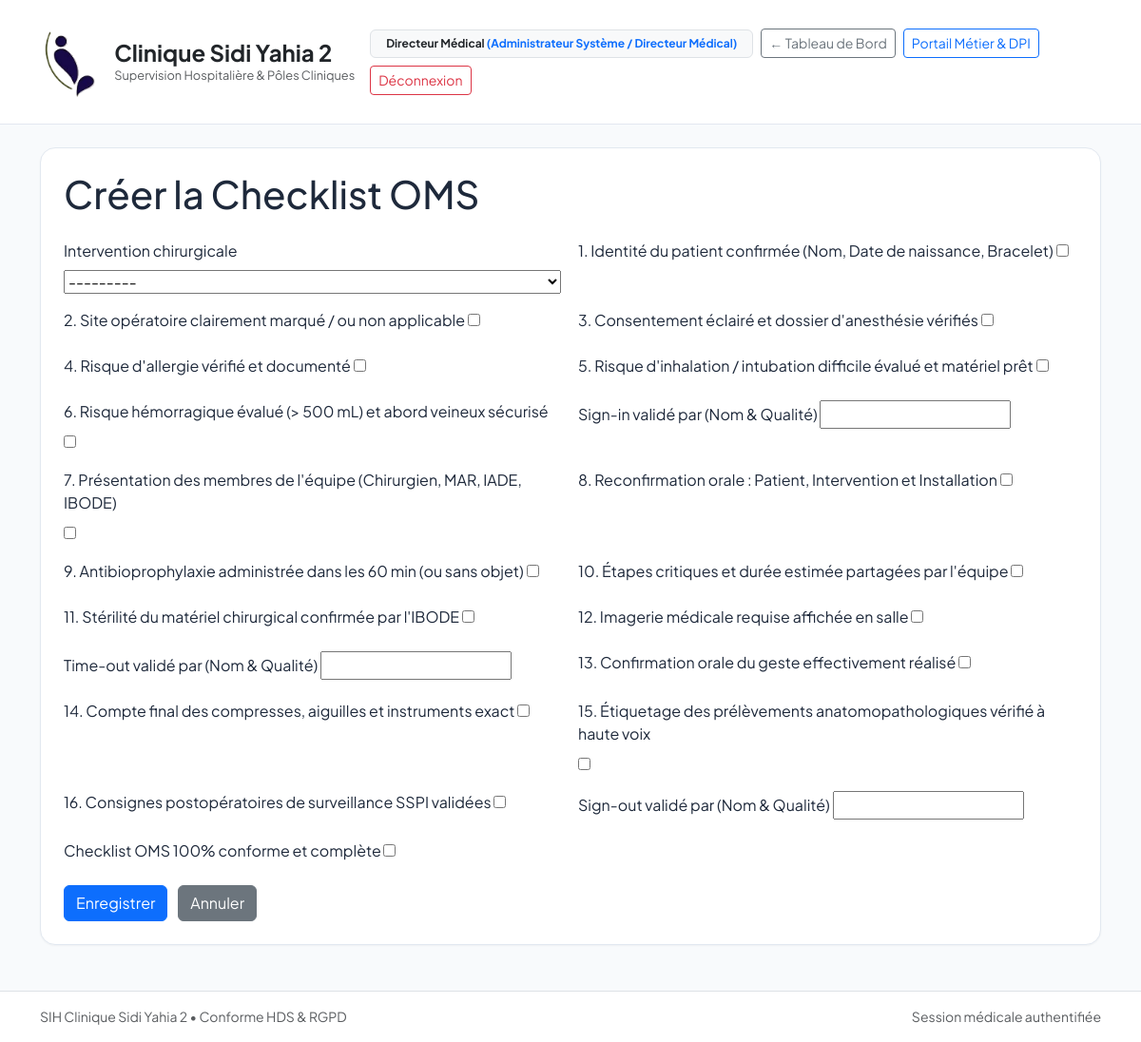
/chirurgie/checklist/1/create/ (signed in), run on the app's committed database.
### apps/core/models.py (models this page shows, shortened)
class CustomUser(AbstractUser):
    role = models.CharField(
        max_length=30,
        choices=UserRole.choices,
        default=UserRole.MEDECIN,
        verbose_name="Rôle hospitalier",
    )
    department = models.ForeignKey(
        Department,
        on_delete=models.PROTECT,
        null=True,
        blank=True,
        related_name="staff_members",
        verbose_name="Département d'affectation",
    )
    license_number = models.CharField(
        max_length=30,
        blank=True,
        verbose_name="Numéro RPPS / ADELI",
        help_text="Identifiant national des professionnels de santé",
    )
    phone_number = models.CharField(
        max_length=20,
        blank=True,
        verbose_name="Numéro de téléphone d'urgence / Bip",
    )
    class Meta:
        verbose_name = "Personnel Médical / Utilisateur"
        verbose_name_plural = "Personnel Médical / Utilisateurs"

### apps/chirurgie/views.py (the view, shortened to what this page needs)
# urls.py: path("checklist/<int:intervention_pk>/create/", views.ChecklistCreateView.as_view(), name="checklist_create"),
class ChecklistCreateView(LoginRequiredMixin, RoleRequiredMixin, CreateView):
    model = SafetyChecklistOMS
    fields = "__all__"
    template_name = "chirurgie/checklist_form.html"
    def dispatch(self, request, *args, **kwargs):
        self.intervention = SurgicalIntervention.objects.get(pk=kwargs["intervention_pk"])
        return super().dispatch(request, *args, **kwargs)

### apps/chirurgie/models.py (called while the page is built)
    def __str__(self) -> str:
        return f"{self.procedure_name} - {self.patient.last_name} ({self.scheduled_start.strftime('%d/%m/%Y %H:%M')})"

### apps/chirurgie/views.py (called while the page is built)
def user_has_chirurgien_or_medecin(user):
    return user.is_authenticated and (
        user.is_superuser or user.role in [UserRole.ADMIN, UserRole.CHIRURGIEN, UserRole.MEDECIN, UserRole.INFIRMIER]
    )

    def test_func(self):
        return user_has_chirurgien_or_medecin(self.request.user)

### apps/core/context_processors.py (called while the page is built)
def clinic_branding(request: HttpRequest) -> Dict[str, object]:
    info = get_clinic_parameters_dict()
    return {
        "CLINIC_LOGO_DATA_URI": get_clinic_logo_data_uri(),
        "CLINIC_INFO": info,
        "CLINIC_NAME": info["nom_clinique"],
        "CLINIC_ADDRESS": info["adresse_complete"],
        "CLINIC_PHONE": info["telephone"],
        "CLINIC_EMAIL": info["email"],
    }

### templates/chirurgie/checklist_form.html (shortened to what this page needs)
{% extends 'base.html' %}
{% load static %}
{% block content %}
<h1 class="mb-4">{% if view.object %}Modifier la Checklist OMS{% else %}Créer la Checklist OMS{% endif %}</h1>
<form method="post" class="needs-validation" novalidate>
  <div class="row g-3">
    {% for field in form %}
      <div class="col-md-6">
        <label class="form-label">{{ field.label }}</label>
        {{ field }}
      </div>
    {% endfor %}
  </div>
  <button type="submit" class="btn btn-primary mt-3">Enregistrer</button>
  <a href="{% if view.object %}{% url 'chirurgie:checklist_detail' view.object.pk %}{% else %}{% url 'chirurgie:intervention_detail' view.kwargs.intervention_pk %}{% endif %}" class="btn btn-secondary mt-3 ms-2">Annuler</a>
</form>
{% endblock %}

### templates/base.html (shortened to what this page needs)
<!DOCTYPE html>
<html lang="fr">
<head>
    <link href="https://cdn.jsdelivr.net/npm/bootstrap@5.3.3/dist/css/bootstrap.min.css" rel="stylesheet">
</head>
<body class="d-flex flex-column min-vh-100">
    <nav class="navbar navbar-expand-lg sih-navbar py-3 mb-4">
        <div class="container">
            <a class="navbar-brand fw-bold text-dark d-flex align-items-center gap-3" href="{% url 'home_dashboard' %}">
                <img src="{{ CLINIC_LOGO_DATA_URI|default:'/static/images/logo_clinique.png' }}"
                    alt="Logo Clinique Sidi Yahia 2" style="height: 88px; width: auto; object-fit: contain;">
                <div>
                    <div class="fs-4 fw-bold lh-sm">Clinique Sidi Yahia 2</div>
                    <div class="text-muted fw-normal" style="font-size: 0.8rem;">Supervision Hospitalière &amp; Pôles
                        Cliniques</div>
                </div>
            </a>
            <div class="d-flex align-items-center gap-2 ms-auto flex-wrap">
                {% if request.user.is_authenticated %}
                <span class="badge bg-light text-dark border px-3 py-2">
                    {{ request.user.get_full_name|default:request.user.username }}
                    <span class="text-primary fw-bold">({{ request.user.get_role_display }})</span>
                </span>
                {% endif %}
                <a href="{% url 'home_dashboard' %}" class="btn btn-sm btn-outline-secondary">
                    &larr; Tableau de Bord
                </a>
                <a href="/admin/" class="btn btn-sm btn-outline-primary">
                    Portail Métier &amp; DPI
                </a>
                <a href="{% url 'logout' %}" class="btn btn-sm btn-outline-danger">
                    Déconnexion
                </a>
            </div>
        </div>
    </nav>
    <main class="container mb-5 flex-grow-1">
        <div class="sih-card p-4">
            {% block content %}{% endblock %}
        </div>
    </main>
    <footer class="bg-white border-top py-3 mt-auto">
        <div class="container d-flex justify-content-between text-muted small">
            <span>SIH Clinique Sidi Yahia 2 &bull; Conforme HDS &amp; RGPD</span>
            <span>Session médicale authentifiée</span>
        </div>
    </footer>
</body>
</html>

### templates/base.html (style rules this page uses)
body { font-family: 'Plus Jakarta Sans', sans-serif; background-color: #f8fafc; color: #1e293b; }
.sih-navbar { background: #ffffff; border-bottom: 1px solid #e2e8f0; }
.sih-card { background: #ffffff; border: 1px solid #e2e8f0; border-radius: 1rem; box-shadow: 0 1px 2px 0 rgba(0, 0, 0, 0.04); }

### data on the page
CustomUser: user.get_full_name "Directeur Médical", user.role "Administrateur Système / Directeur Médical"

### other printed values
{{ field.label }} "Intervention chirurgicale" "1. Identité du patient confirmée (Nom, Date de naissance, Bracelet)" "2. Site opératoire clairement marqué / ou non applicable" "3. Consentement éclairé et dossier d'anesthésie vérifiés" "4. Risque d'allergie vérifié et documenté" "5. Risque d'inhalation / intubation difficile évalué et matériel prêt" "6. Risque hémorragique évalué (> 500 mL) et abord veineux sécurisé" "Sign-in validé par (Nom & Qualité)" "7. Présentation des membres de l'équipe (Chirurgien, MAR, IADE, IBODE)" "8. Reconfirmation orale : Patient, Intervention et Installation" "9. Antibioprophylaxie administrée dans les 60 min (ou sans objet)" "10. Étapes critiques et durée estimée partagées par l'équipe" "11. Stérilité du matériel chirurgical confirmée par l'IBODE" "12. Imagerie médicale requise affichée en salle" "Time-out validé par (Nom & Qualité)" "13. Confirmation orale du geste effectivement réalisé" "14. Compte final des compresses, aiguilles et instruments exact" "15. Étiquetage des prélèvements anatomopathologiques vérifié à haute voix" "16. Consignes postopératoires de surveillance SSPI validées" "Sign-out validé par (Nom & Qualité)" "Checklist OMS 100% conforme et complète"
